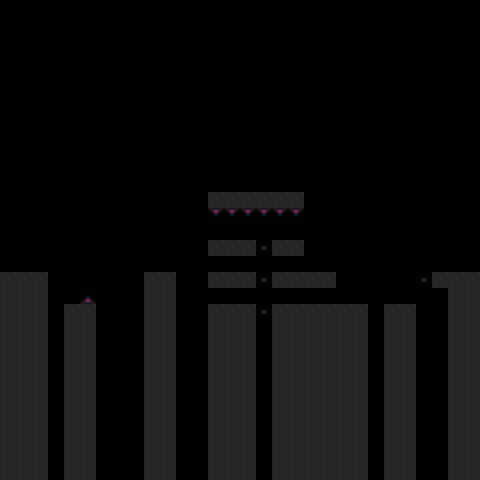

Below is a game level as drawn by its tile map, then a one-line description and the .tmx file that defines it, in full:
An orthogonal 30x30 tile map with 16x16 px tiles, 2 tile layers (walls, obsidian_obstacles).

<map version="1.8" tiledversion="1.8.2" orientation="orthogonal" renderorder="right-down" width="30" height="30" tilewidth="16" tileheight="16" infinite="0" nextlayerid="3" nextobjectid="1">
 <editorsettings>
  <export target="obsidian_2.tmj" format="json" />
 </editorsettings>
 <tileset firstgid="1" source="../obsidian.tsx" />
 <layer id="1" name="walls" width="30" height="30">
  <data encoding="csv">
0,0,0,0,0,0,0,0,0,0,0,0,0,0,0,0,0,0,0,0,0,0,0,0,0,0,0,0,0,0,
0,0,0,0,0,0,0,0,0,0,0,0,0,0,0,0,0,0,0,0,0,0,0,0,0,0,0,0,0,0,
0,0,0,0,0,0,0,0,0,0,0,0,0,0,0,0,0,0,0,0,0,0,0,0,0,0,0,0,0,0,
0,0,0,0,0,0,0,0,0,0,0,0,0,0,0,0,0,0,0,0,0,0,0,0,0,0,0,0,0,0,
0,0,0,0,0,0,0,0,0,0,0,0,0,0,0,0,0,0,0,0,0,0,0,0,0,0,0,0,0,0,
0,0,0,0,0,0,0,0,0,0,0,0,0,0,0,0,0,0,0,0,0,0,0,0,0,0,0,0,0,0,
0,0,0,0,0,0,0,0,0,0,0,0,0,0,0,0,0,0,0,0,0,0,0,0,0,0,0,0,0,0,
0,0,0,0,0,0,0,0,0,0,0,0,0,0,0,0,0,0,0,0,0,0,0,0,0,0,0,0,0,0,
0,0,0,0,0,0,0,0,0,0,0,0,0,0,0,0,0,0,0,0,0,0,0,0,0,0,0,0,0,0,
0,0,0,0,0,0,0,0,0,0,0,0,0,0,0,0,0,0,0,0,0,0,0,0,0,0,0,0,0,0,
0,0,0,0,0,0,0,0,0,0,0,0,0,0,0,0,0,0,0,0,0,0,0,0,0,0,0,0,0,0,
0,0,0,0,0,0,0,0,0,0,0,0,0,0,0,0,0,0,0,0,0,0,0,0,0,0,0,0,0,0,
0,0,0,0,0,0,0,0,0,0,0,0,0,1,1,1,1,1,1,0,0,0,0,0,0,0,0,0,0,0,
0,0,0,0,0,0,0,0,0,0,0,0,0,10,10,10,10,10,10,0,0,0,0,0,0,0,0,0,0,0,
0,0,0,0,0,0,0,0,0,0,0,0,0,0,0,0,0,0,0,0,0,0,0,0,0,0,0,0,0,0,
0,0,0,0,0,0,0,0,0,0,0,0,0,1,1,1,0,1,1,0,0,0,0,0,0,0,0,0,0,0,
0,0,0,0,0,0,0,0,0,0,0,0,0,0,0,0,0,0,0,0,0,0,0,0,0,0,0,0,0,0,
1,1,1,0,0,0,0,0,0,1,1,0,0,1,1,1,0,1,1,1,1,0,0,0,0,0,11,1,1,1,
9,9,9,0,0,2,0,0,0,9,9,0,0,0,0,0,0,0,0,0,0,0,0,0,0,0,0,0,9,9,
9,9,9,0,1,1,0,0,0,9,9,0,0,1,1,1,0,1,1,1,1,1,1,0,1,1,0,0,9,9,
9,9,9,0,9,9,0,0,0,9,9,0,0,9,9,9,0,9,9,9,9,9,9,0,9,9,0,0,9,9,
9,9,9,0,9,9,0,0,0,9,9,0,0,9,9,9,0,9,9,9,9,9,9,0,9,9,0,0,9,9,
9,9,9,0,9,9,0,0,0,9,9,0,0,9,9,9,0,9,9,9,9,9,9,0,9,9,0,0,9,9,
9,9,9,0,9,9,0,0,0,9,9,0,0,9,9,9,0,9,9,9,9,9,9,0,9,9,0,0,9,9,
9,9,9,0,9,9,0,0,0,9,9,0,0,9,9,9,0,9,9,9,9,9,9,0,9,9,0,0,9,9,
9,9,9,0,9,9,0,0,0,9,9,0,0,9,9,9,0,9,9,9,9,9,9,0,9,9,0,0,9,9,
9,9,9,0,9,9,0,0,0,9,9,0,0,9,9,9,0,9,9,9,9,9,9,0,9,9,0,0,9,9,
9,9,9,0,9,9,0,0,0,9,9,0,0,9,9,9,0,9,9,9,9,9,9,0,9,9,0,0,9,9,
9,9,9,0,9,9,0,0,0,9,9,0,0,9,9,9,0,9,9,9,9,9,9,0,9,9,0,0,9,9,
9,9,9,0,9,9,0,0,0,9,9,0,0,9,9,9,0,9,9,9,9,9,9,0,9,9,0,0,9,9
</data>
 </layer>
 <layer id="2" name="obsidian_obstacles" width="30" height="30">
  <data encoding="csv">
0,0,0,0,0,0,0,0,0,0,0,0,0,0,0,0,0,0,0,0,0,0,0,0,0,0,0,0,0,0,
0,0,0,0,0,0,0,0,0,0,0,0,0,0,0,0,0,0,0,0,0,0,0,0,0,0,0,0,0,0,
0,0,0,0,0,0,0,0,0,0,0,0,0,0,0,0,0,0,0,0,0,0,0,0,0,0,0,0,0,0,
0,0,0,0,0,0,0,0,0,0,0,0,0,0,0,0,0,0,0,0,0,0,0,0,0,0,0,0,0,0,
0,0,0,0,0,0,0,0,0,0,0,0,0,0,0,0,0,0,0,0,0,0,0,0,0,0,0,0,0,0,
0,0,0,0,0,0,0,0,0,0,0,0,0,0,0,0,0,0,0,0,0,0,0,0,0,0,0,0,0,0,
0,0,0,0,0,0,0,0,0,0,0,0,0,0,0,0,0,0,0,0,0,0,0,0,0,0,0,0,0,0,
0,0,0,0,0,0,0,0,0,0,0,0,0,0,0,0,0,0,0,0,0,0,0,0,0,0,0,0,0,0,
0,0,0,0,0,0,0,0,0,0,0,0,0,0,0,0,0,0,0,0,0,0,0,0,0,0,0,0,0,0,
0,0,0,0,0,0,0,0,0,0,0,0,0,0,0,0,0,0,0,0,0,0,0,0,0,0,0,0,0,0,
0,0,0,0,0,0,0,0,0,0,0,0,0,0,0,0,0,0,0,0,0,0,0,0,0,0,0,0,0,0,
0,0,0,0,0,0,0,0,0,0,0,0,0,0,0,0,0,0,0,0,0,0,0,0,0,0,0,0,0,0,
0,0,0,0,0,0,0,0,0,0,0,0,0,0,0,0,0,0,0,0,0,0,0,0,0,0,0,0,0,0,
0,0,0,0,0,0,0,0,0,0,0,0,0,0,0,0,0,0,0,0,0,0,0,0,0,0,0,0,0,0,
0,0,0,0,0,0,0,0,0,0,0,0,0,0,0,0,0,0,0,0,0,0,0,0,0,0,0,0,0,0,
0,0,0,0,0,0,0,0,0,0,0,0,0,0,0,0,11,0,0,0,0,0,0,0,0,0,0,0,0,0,
0,0,0,0,0,0,0,0,0,0,0,0,0,0,0,0,0,0,0,0,0,0,0,0,0,0,0,0,0,0,
0,0,0,0,0,0,0,0,0,0,0,0,0,0,0,0,11,0,0,0,0,0,0,0,0,0,0,0,0,0,
0,0,0,0,0,0,0,0,0,0,0,0,0,0,0,0,0,0,0,0,0,0,0,0,0,0,0,0,0,0,
0,0,0,0,0,0,0,0,0,0,0,0,0,0,0,0,11,0,0,0,0,0,0,0,0,0,0,0,0,0,
0,0,0,0,0,0,0,0,0,0,0,0,0,0,0,0,0,0,0,0,0,0,0,0,0,0,0,0,0,0,
0,0,0,0,0,0,0,0,0,0,0,0,0,0,0,0,0,0,0,0,0,0,0,0,0,0,0,0,0,0,
0,0,0,0,0,0,0,0,0,0,0,0,0,0,0,0,0,0,0,0,0,0,0,0,0,0,0,0,0,0,
0,0,0,0,0,0,0,0,0,0,0,0,0,0,0,0,0,0,0,0,0,0,0,0,0,0,0,0,0,0,
0,0,0,0,0,0,0,0,0,0,0,0,0,0,0,0,0,0,0,0,0,0,0,0,0,0,0,0,0,0,
0,0,0,0,0,0,0,0,0,0,0,0,0,0,0,0,0,0,0,0,0,0,0,0,0,0,0,0,0,0,
0,0,0,0,0,0,0,0,0,0,0,0,0,0,0,0,0,0,0,0,0,0,0,0,0,0,0,0,0,0,
0,0,0,0,0,0,0,0,0,0,0,0,0,0,0,0,0,0,0,0,0,0,0,0,0,0,0,0,0,0,
0,0,0,0,0,0,0,0,0,0,0,0,0,0,0,0,0,0,0,0,0,0,0,0,0,0,0,0,0,0,
0,0,0,0,0,0,0,0,0,0,0,0,0,0,0,0,0,0,0,0,0,0,0,0,0,0,0,0,0,0
</data>
 </layer>
</map>
